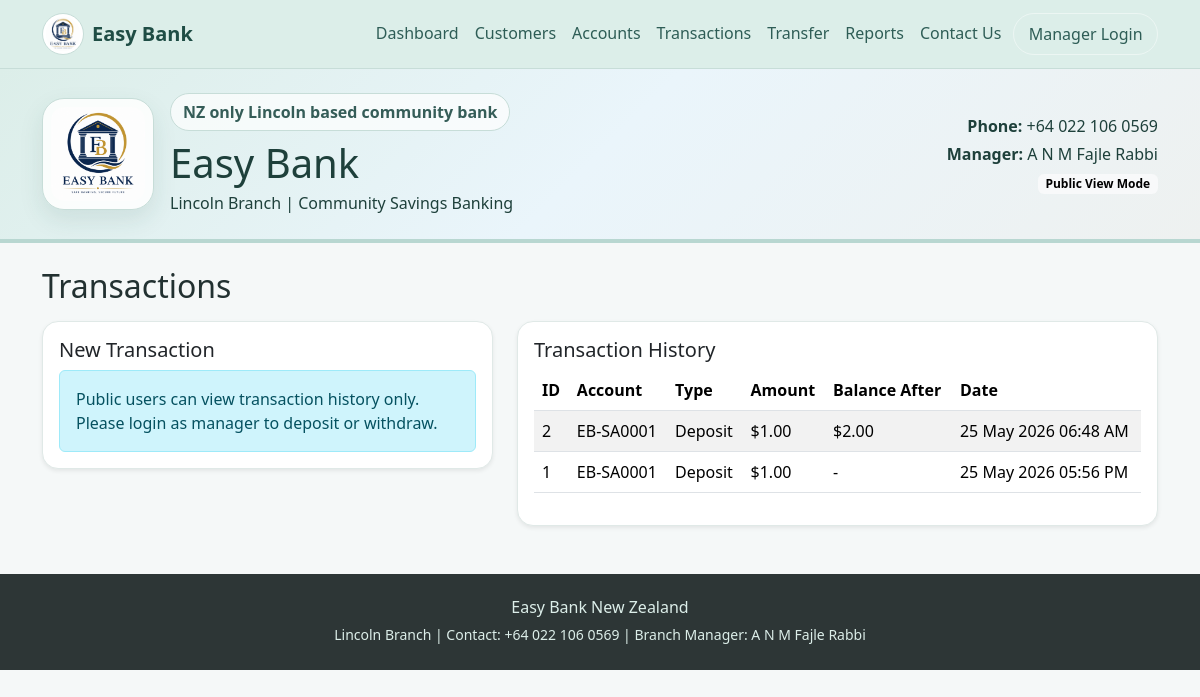
Page /transactions on the committed database.
### tables this page shows
CREATE TABLE transactions (
            id INTEGER PRIMARY KEY AUTOINCREMENT,
            transaction_id INTEGER NOT NULL UNIQUE,
            account_number TEXT NOT NULL,
            transaction_type TEXT NOT NULL,
            amount REAL NOT NULL,
            created_at TEXT NOT NULL, transaction_date TEXT, from_account_number TEXT, to_account_number TEXT, comment TEXT, balance_after REAL,
            FOREIGN KEY (account_number) REFERENCES accounts (account_number)
        );

### app.py (the view, shortened to what this page needs)
@app.route("/transactions", methods=["GET", "POST"])
def transactions_page():
    conn = get_db_connection()
    accounts = conn.execute("SELECT * FROM accounts ORDER BY id DESC").fetchall()
    transactions = conn.execute("SELECT * FROM transactions ORDER BY id DESC").fetchall()
    conn.close()
    return render_template("transactions.html", accounts=accounts, transactions=transactions)

### app.py (called while the page is built)
def get_db_connection():
    conn = sqlite3.connect(DATABASE)
    conn.row_factory = sqlite3.Row
    return conn

def today_iso():
    return date.today().isoformat()

def is_manager_logged_in():
    return session.get("manager_logged_in") is True

@app.context_processor
def inject_bank_details():
    return dict(
        bank_name=BANK_NAME,
        branch_name=BRANCH_NAME,
        tagline=TAGLINE,
        footer_text=FOOTER_TEXT,
        contact_phone_display=CONTACT_PHONE_DISPLAY,
        contact_phone_whatsapp=CONTACT_PHONE_WHATSAPP,
        branch_manager=BRANCH_MANAGER,
        today_date=today_iso(),
        manager_logged_in=is_manager_logged_in(),
    )

### templates/transactions.html (shortened to what this page needs)
{% extends "base.html" %}
{% block content %}
<h2 class="mb-3">Transactions</h2>
<div class="row g-4">
    <div class="col-lg-5">
        <div class="card shadow-sm"><div class="card-body">
            <h5>New Transaction</h5>
            {% if not manager_logged_in %}
            <div class="alert alert-info mb-0">
                Public users can view transaction history only. Please login as manager to deposit or withdraw.
            </div>
            {% else %}
            <p class="text-muted">Please open an account first.</p>
            {% endif %}
        </div></div>
    </div>
    <div class="col-lg-7">
        <div class="card shadow-sm"><div class="card-body">
            <h5>Transaction History</h5>
            {% if transactions %}
            <table class="table table-striped align-middle">
                <thead><tr><th>ID</th><th>Account</th><th>Type</th><th>Amount</th><th>Balance After</th><th>Date</th></tr></thead>
                <tbody>{% for t in transactions %}<tr><td>{{ t.transaction_id }}</td><td>{{ t.account_number }}</td><td>{{ t.transaction_type }}</td><td>${{ '%.2f'|format(t.amount) }}</td><td>{% if t.balance_after is not none %}${{ '%.2f'|format(t.balance_after) }}{% else %}-{% endif %}</td><td>{{ t.created_at }}</td></tr>{% endfor %}</tbody>
            </table>
            {% else %}<p class="text-muted mb-0">No transactions yet.</p>{% endif %}
        </div></div>
    </div>
</div>
{% endblock %}

### static/css/style.css (style rules this page uses)
body { background: #f5f8f8; color: #223131; }
.card { border: 1px solid #e0e9e7; border-radius: 16px; box-shadow: 0 8px 24px rgba(38, 64, 60, 0.06); }

### rows in the picture
transactions: transaction_id "2", account_number "EB-SA0001", transaction_type "Deposit", amount "1.00", balance_after "2.00", created_at "25 May 2026 06:48 AM"
transactions: transaction_id "1", account_number "EB-SA0001", transaction_type "Deposit", amount "1.00", created_at "25 May 2026 05:56 PM"

### other values in the picture
{{ bank_name }} "Easy Bank"
{{ tagline }} "NZ only Lincoln based community bank"
{{ branch_name }} "Lincoln Branch"
{{ contact_phone_display }} "+64 022 106 0569"
{{ branch_manager }} "A N M Fajle Rabbi"
{{ footer_text }} "Easy Bank New Zealand"
